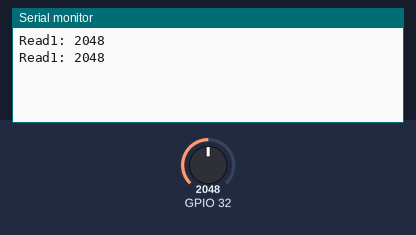
Bench run of a sketch on a simulated ESP32. Shown: the last lines printed to the serial monitor. The test bench sets the inputs (shaded band); at power-on: GPIO 32 = 2048.

Above: at 1.8 s.
1.9 s: GPIO 32 set to 2866
At 2.4 s:
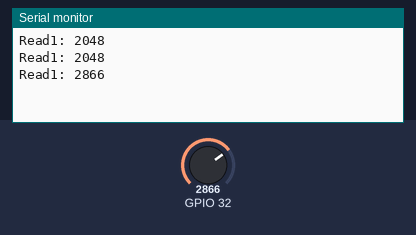
3.4 s: GPIO 32 set to 3603
At 4.8 s:
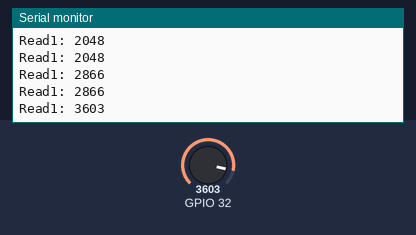
Timing chart, 0 to 6.4 s (numbered marks = the images above; inputs shaded):
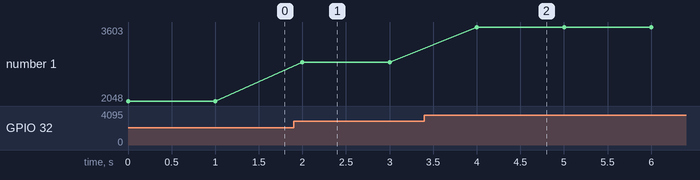

The sketch:

CDS_test.ino
```cpp
void setup() {
  Serial.begin(115200);
}

void loop() {
  int sv1 = analogRead(32);
  //int sv2 = analogRead(12);
  Serial.print("Read1: ");
  Serial.println(sv1);
  //Serial.print("Read2: ");
  //Serial.println(sv2);
  delay(1000);
}
```

Measured:
- after the input at 1.9 s, the serial monitor: prints a new line after 0.10 s (image 1)
- after the input at 3.4 s, the serial monitor: prints a new line after 0.60 s (image 2)
- plotted number 1: 2048 → 2866 after the input at 1.9 s, 2866 → 3603 after the input at 3.4 s
